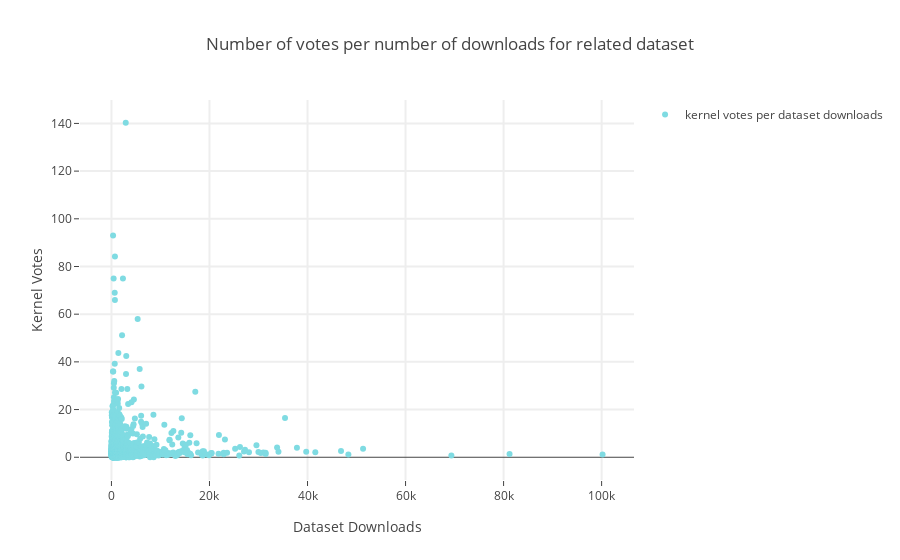

This figure's notebook cell:
### Code cell
#plot with plotly

# Create traces
trace0 = go.Scatter(
    x = votes_by_downloads['TotalDatasetDownloads'], 
    y = votes_by_downloads['TotalKernelVotes'],
    mode = 'markers',
    name = 'kernel votes per dataset downloads',
    marker = dict(color = '#7FDBE2')
)

data = [trace0]

layout = go.Layout(
    title='Number of votes per number of downloads for related dataset',
    xaxis=dict(title='Dataset Downloads', ticklen=5, zeroline=False, gridwidth=2),
    yaxis=dict(title='Kernel Votes', ticklen=5, gridwidth=2),
    showlegend=True
)

fig = go.Figure(data=data, layout=layout)

py.offline.iplot(fig)

### Figure 1 — Plotly figure (JSON) as saved in the notebook; plotly's stock layout.template omitted (floating-point values rounded to 4 significant figures; data arrays with more than 128 entries replaced by an {"elided": "..."} marker saying what was removed)
{"data": [{"marker": {"color": "#7FDBE2"}, "mode": "markers", "name": "kernel votes per dataset downloads", "type": "scatter", "uid": "b5e4c315-576b-4285-acda-111e970cebdc", "x": {"elided": "1406 int values"}, "y": {"elided": "1406 float values"}}], "layout": {"showlegend": true, "title": {"text": "Number of votes per number of downloads for related dataset"}, "xaxis": {"gridwidth": 2, "ticklen": 5, "title": {"text": "Dataset Downloads"}, "zeroline": false}, "yaxis": {"gridwidth": 2, "ticklen": 5, "title": {"text": "Kernel Votes"}}}}
